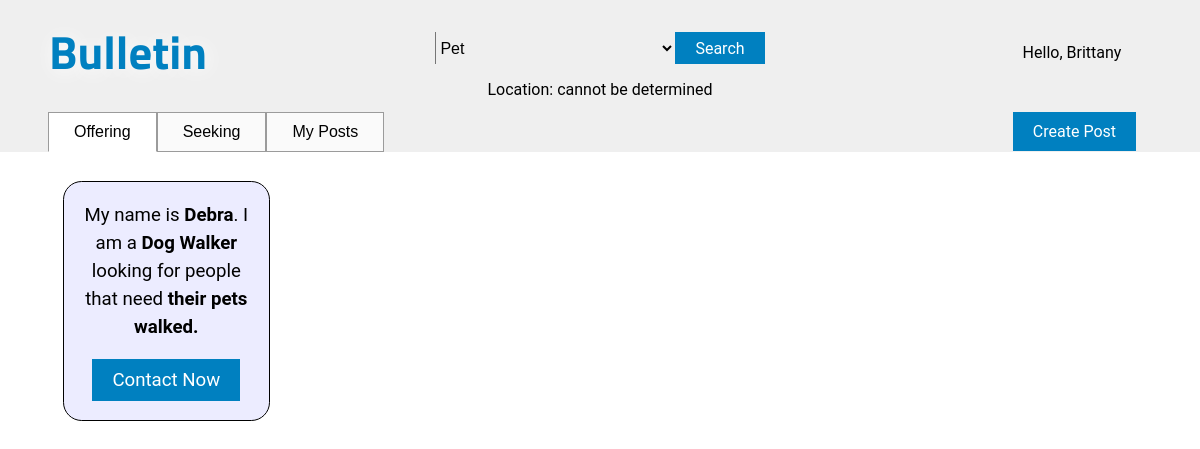
The page /board.php?category=Pet (signed in) on the database its author committed.
### tables this page shows
CREATE TABLE `post` (
  `ID` int(11) NOT NULL,
  `type` varchar(20) NOT NULL,
  `name` varchar(60) NOT NULL,
  `date` datetime NOT NULL DEFAULT CURRENT_TIMESTAMP,
  `category` varchar(20) NOT NULL,
  `occupation` varchar(20) NOT NULL,
  `body_description` varchar(255) NOT NULL,
  `due_date` varchar(20) DEFAULT NULL,
  `contact` varchar(20) NOT NULL
);

### assets/scripts/model.php (called while the page is built, shortened)
<?php
class accountDatabaseAdapter {
	private $DB;
	public function __construct() {
		$db = 'mysql:dbname=bulletin_db;host=127.0.0.1;charset=utf8';
		$user = 'root';
		$password = '';
		try {
			$this->DB = new PDO ( $db, $user, $password );
			$this->DB->setAttribute ( PDO::ATTR_ERRMODE, PDO::ERRMODE_EXCEPTION );
		} catch ( PDOException $e ) {
			echo ('Error Establishing Connection');
			exit ();
		}
	}
	public function searchOfferingPosts($category){
		$query = "SELECT * FROM post WHERE type ='offering' AND category='" . $category . "';";
		$stmt = $this->DB->prepare ( $query );
		$stmt->execute ();
		$arr = $stmt->fetchAll();
		return $arr;
	}
}
?>

### board.php (the view, shortened to what this page needs)
<?php
include 'assets/scripts/model.php';
$accountDatabaseAdapter = new accountDatabaseAdapter ();
?>
<!DOCTYPE html>
<html>
<head>
<link href="assets/style/main.css" type="text/css" rel="stylesheet">
</head>
<body>
	<div id="head">
		<div class="logo">
			<h1 class="textlogo">Bulletin</h1>
		</div>
		<div class="headright">
			<div class="dropdown">
				<div id="usersname">Hello, <?php echo $_SESSION['user'];?></div>
			</div>
		</div>
		<form id="searchForm" action="assets/scripts/controller.php"
			method="post">
			<div id="searcharea">
				<div class="mainsearch">
					<select id="categories" class="categories" name="categories">
					<?php
					if (isset ( $_GET ['category'] ) && $_GET ['category'] === 'All Categories') {
						echo file_get_contents ( './categories.txt', true );
					} else if (isset ( $_GET ['category'] )) {
						echo '<option selected="selected" value="' . $_GET ['category'] . '">' . $_GET ['category'] . '</option>';
					}
					else {
						echo '<option selected="selected" disabled="disabled">Select a Category</option>';
						echo file_get_contents ( './categories.txt', true );
					}
					?>
				</select>
					<button id="searchbutton">Search</button>
				</div>
				<div id="location"></div>
			</div>
		</form>
	</div>
	<div class="tab">
		<button id="home" class="sectionl" onclick="openPage('Offering')">Offering</button>
		<button class="sectionl" onclick="openPage('Seeking')">Seeking</button>
		<button class="sectionl" onclick="openPage('MyPosts')">My Posts</button>
		<div id="newpostbutton">
			<button class="mainbuttons">Create Post</button>
		</div>
	</div>
	<div id="Offering" class="boardcontent">
	<?php
	if (isset ( $_GET ['category'] ) && ($_GET ['category'] !== 'All Categories')) {
		$arr = $accountDatabaseAdapter->searchOfferingPosts ( $_GET ['category'] );
	} else {
		$arr = $accountDatabaseAdapter->getAllOfferingPosts ();
	}
	if (sizeof ( $arr ) == 0) {
		$result = 'There are currently no offering posts for ' . $_GET ['category'];
		echo $result;
	} else {
		foreach ( array_reverse ( $arr ) as $item ) {
			$result = '<div class="offeringposttemplate"><p class="livepostcontent">My name is <span class="userinputtedfield">' . $item ['name'] . '</span>. I am a <span class="userinputtedfield">' . $item ['occupation'] . '</span> looking for people that need <span class="userinputtedfield">' . $item ['body_description'] . '</span></p><button id="contactbutton" class="USERID" onclick="window.location.href=\'mailto:' . $item ['contact'] . '\'">Contact Now<br></button></div>';
			echo $result;
		}
	}
	?>
	</div>
</body>
</html>

### assets/style/main.css (style rules this page uses)
html, body { margin: 0px; height: 100vh; min-width: 1085px; }
::placeholder { color: #5c5c5c; }
.mainbuttons { background-color: #0080c0; border: none; color: white; padding: 10px 20px; text-align: center; text-decoration: none; font-size: 12pt; font-family: "Roboto"; cursor: pointer; }
#searchbutton { background-color: #0080c0; border: none; color: white; padding: 5px 20px; text-align: center; text-decoration: none; font-size: 12pt; font-family: "Roboto"; cursor: pointer; height: 2em; }
#head { background-color: #efefef; height: 3em; padding: 1em 3em 3em 3em; }
.logo { float: left; width: 10em; }
.textlogo { font-family: 'Titillium Web', sans-serif; font-size: 35pt; color: #0080c0; text-shadow: 2px 2px 20px white; margin: 0; display: flex; flex-direction: column; justify-content: center; align-items: center; }
#searcharea { display: flex; flex-direction: column; justify-content: center; align-items: center; margin: 1em auto; width: 40em; }
.mainsearch { display: flex; justify-content: center; height: 3em; width: 40em; }
.headright { float: right; display: flex; flex-direction: column; justify-content: center; align-items: center; width: 20em; height: 6em; width: 10em; margin-top: -0.5em; }
#usersname { margin-bottom: .5em; font-family: 'Roboto', sans-serif; font-size: 12pt; cursor: pointer; }
#location { font-family: 'Roboto', sans-serif; font-size: 12pt; }
.categories { width: 15em; height: 2em; border-top: none; border-right: none; border-bottom: none; outline: none; font-size: 12pt; }
div.tab { overflow: hidden; background-color: #efefef; padding-left: 3em; }
div.tab button.sectionl { background-color: #fafafa; float: left; border-left: 1px solid #9b9b9b; border-right: 1px solid #9b9b9b; border-top: 1px solid #9b9b9b; border-bottom: 1px solid #9b9b9b; outline: none; cursor: pointer; padding: 10px 25px; transition: 0.1s; font-size: 12pt; }
div.tab button.sectionl.active { background-color: white; border-bottom: 1px solid white; }
#newpostbutton { float: right; margin-right: 4em; }
.boardcontent { display: none; float: left; padding: 1em 3.3em 1em 3.1em; }
.offeringposttemplate { display: inline-block; vertical-align: top; text-align: center; border: 1px solid black; border-radius: 1em; background-color: #ececff; font-size: 14pt; font-family: "Roboto"; margin: .7em; width: 9em; padding: 1em 1em; line-height: 1.5em; }
.livepostcontent { margin-top: 0; }
.userinputtedfield { font-weight: bold; }
#contactbutton { background-color: #0080c0; border: none; color: white; padding: 5px 20px; text-align: center; text-decoration: none; font-size: 14pt; font-family: "Roboto"; cursor: pointer; min-height: 42px; max-width: 160px; }

### rows shown on the page
post: name "Debra", occupation "Dog Walker", body_description "their pets walked."

### other values the page prints
$_SESSION['user'] "Brittany"
form field categories "Pet"
